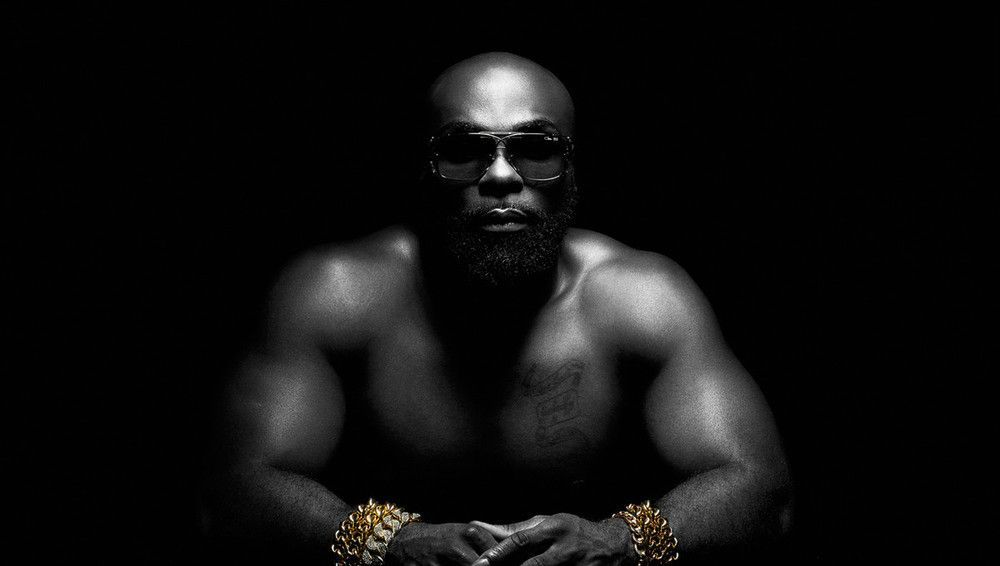
#> input picture Images/or_noir.jpg, 1000 x 566 px
$ python Compress_FQ_Q_diff.py
#> lines starting #> are read from the running program, lines starting #| are printed output that depends on the picture
import numpy as np
import matplotlib.pyplot as plt
import math
import matplotlib.image as mpimg

def initialisation_image(image_path):
#> called with image_path = 'Images/or_noir.jpg'
    img = mpimg.imread(image_path)
#> img is the input picture: shape (566, 1000, 3); mean R, G, B 15.6, 15.5, 15.3
    if len(img.shape) == 2 or img.shape[2] < 3:
        raise ValueError("L'image doit contenir trois canaux de couleur (RGB).")
    if img.dtype != np.uint8:
        img = (img*255)
    else :
        img = (img/np.max(img))*255
    img = np.array(img, dtype=int)
    nrows, ncols, _ = img.shape
#> nrows = 566; ncols = 1000
    nrows -= nrows % 8
#> nrows = 560
    ncols -= ncols % 8
    img = img[:nrows, :ncols, :]
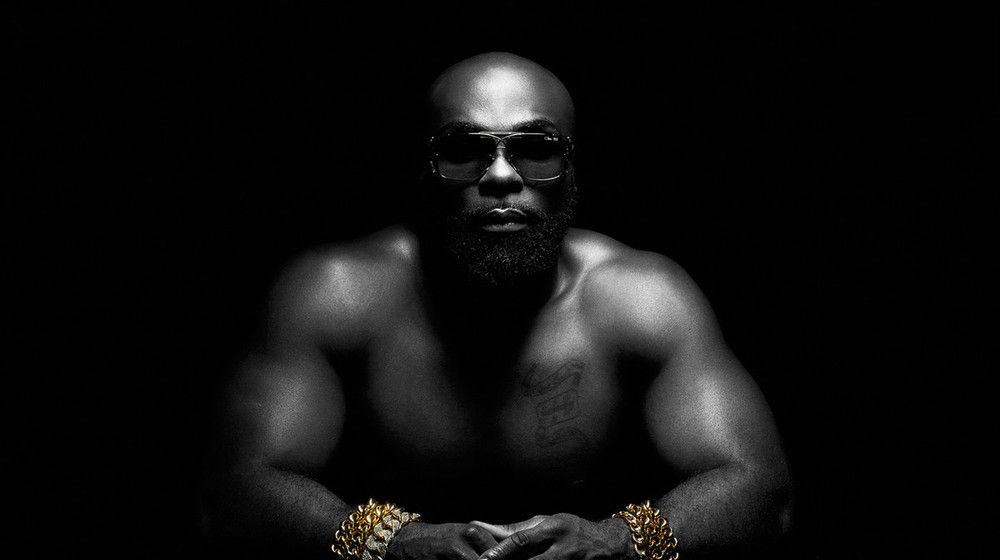
#> img: shape (560, 1000, 3) int64; mean R, G, B 15.7, 15.6, 15.4
    img = img - 128
    return img, nrows, ncols

def create_dct_matrix(n=8):
    P = np.zeros((n, n))
    for k in range(n):
        for i in range(n):
            if k == 0:
                P[k, i] = 1 / math.sqrt(n)
            else:
                P[k, i] = math.sqrt(2 / n) * math.cos((2 * i + 1) * k * math.pi / (2 * n))
    return P

def compress_image(img, P, Q, filtre, n=8):
    nrows, ncols, _ = img.shape
    compressed = np.zeros_like(img)
    for c in range(3):
        for i in range(0, nrows, n):
            for j in range(0, ncols, n):
                block = img[i:i+n, j:j+n, c]
                D = np.dot(P, np.dot(block, P.T))
                temp = np.zeros((n, n))
                for m in range(min(filtre, n)):
                    for l in range(min(filtre, n) - m):
                        temp[m, l] = D[m, l]
                compressed_block = np.round(temp / Q)
                compressed[i:i+n, j:j+n, c] = compressed_block
    return compressed

def decompress_image(compressed, P, Q, n=8):
    nrows, ncols, _ = compressed.shape
    decompressed = np.zeros_like(compressed)
    for c in range(3):
        for i in range(0, nrows, n):
            for j in range(0, ncols, n):
                block = compressed[i:i+n, j:j+n, c]
                D_tilde = block * Q
                M_tilde = np.dot(P.T, np.dot(D_tilde, P))
                decompressed[i:i+n, j:j+n, c] = M_tilde
    decompressed = np.clip(decompressed + 128, 0, 255)
    return decompressed

def calculate_compression_rate(compressed, nrows, ncols):
    number = np.count_nonzero(compressed)
    return 100 - (round(number / (nrows * ncols * 3) * 100))

def calculate_frobenius_norm(image_start, image_end):
    norme = np.linalg.norm((image_start - image_end), ord=2)
    return norme / np.linalg.norm(image_start)

def calculate_image_size(img):
    """
    Calcule la taille mémoire de l'image en octets, kilooctets et mégaoctets.
    """
    image_size_bytes = img.size * img.itemsize
    image_size_kb = image_size_bytes / 1024
    image_size_mb = image_size_kb / 1024
    return image_size_bytes, image_size_kb, image_size_mb

def display_images(original, decompressed_images, compression_rates, q_labels):
    # Affichage des images décompressées avec l'image originale
    plt.figure(figsize=(20, 10))

    # Image originale
    plt.subplot(2, 3, 1)
    plt.title("Image originale")
    plt.imshow(original + 128)

    # Images décompressées
    for idx, (decompressed, compression_rate) in enumerate(zip(decompressed_images, compression_rates)):
        plt.subplot(2, 3, idx + 2)
        plt.title(f"Compressée {q_labels[idx]}")
        plt.imshow(decompressed)
        # Ajout du taux de compression en dessous de l'image
        plt.text(0.5, -0.15, f"compression : {compression_rate}%", ha='center', va='center', transform=plt.gca().transAxes)

    plt.tight_layout()
    plt.show()

def main():
    image_path = "Images/or_noir.jpg"
    img, nrows, ncols = initialisation_image(image_path)
#> nrows = 560; ncols = 1000

    P = create_dct_matrix()
    filtre = 2

    Q_classique = np.array([[16, 11, 10, 16, 24, 40, 51, 61],
                  [12, 12, 13, 19, 26, 58, 60, 55],
                  [14, 13, 16, 24, 40, 57, 69, 56],
                  [14, 17, 22, 29, 51, 87, 80, 62],
                  [18, 22, 37, 56, 68, 109, 103, 77],
                  [24, 35, 55, 64, 81, 104, 113, 92],
                  [49, 64, 78, 87, 103, 121, 120, 101],
                  [72, 92, 95, 98, 112, 100, 103, 99]])

    Q_aggressif = np.array([[32, 24, 20, 32, 48, 80, 102, 124],
                    [24, 24, 28, 38, 52, 116, 120, 110],
                    [28, 26, 32, 48, 80, 114, 138, 112],
                    [28, 34, 44, 58, 102, 174, 160, 124],
                    [36, 44, 74, 112, 136, 218, 206, 154],
                    [48, 70, 110, 128, 162, 208, 226, 184],
                    [98, 128, 156, 174, 206, 242, 240, 202],
                    [144, 184, 190, 196, 224, 200, 206, 198]
                    ])

    Q_faible = np.array([[8, 6, 5, 8, 12, 20, 25, 30],
                    [6, 6, 7, 10, 13, 29, 30, 27],
                    [7, 6, 8, 12, 20, 28, 34, 28],
                    [7, 8, 11, 14, 25, 43, 40, 31],
                    [9, 11, 19, 28, 34, 54, 51, 38],
                    [12, 18, 28, 32, 41, 52, 56, 46],
                    [24, 32, 39, 43, 51, 60, 60, 50],
                    [36, 46, 48, 49, 56, 50, 51, 49]
                    ])

    Q_extreme = np.array([
                    [80, 80, 80, 80, 80, 80, 80, 80],
                    [80, 90, 90, 90, 90, 90, 90, 90],
                    [80, 90, 100, 100, 100, 100, 100, 100],
                    [80, 90, 100, 110, 110, 110, 110, 110],
                    [80, 90, 100, 110, 120, 120, 120, 120],
                    [80, 90, 100, 110, 120, 130, 130, 130],
                    [80, 90, 100, 110, 120, 130, 140, 140],
                    [80, 90, 100, 110, 120, 130, 140, 150]
                    ])

    Q_max = Q_extreme * 10

    les_gros_q = [Q_faible, Q_classique, Q_aggressif, Q_extreme, Q_max]
    q_labels = ["faible", "classique", "aggressif", "extrême", "max"]

    decompressed_images = []
    compression_rates = []

    for Q in les_gros_q:
        compressed = compress_image(img, P, Q, filtre)
        compression_rate = calculate_compression_rate(compressed, nrows, ncols)
        decompressed = decompress_image(compressed, P, Q)
        decompressed_images.append(decompressed)
        compression_rates.append(compression_rate)
#> this loop made 5 passes
#> (number in calculate_compression_rate, compression_rate) on passes 1 to 5: (42863, 97), (38128, 98), (35987, 98), (30305, 98), (24814, 99)
#> pass 1, in main, `compressed = compress_image(img, P, Q, filtre)`:
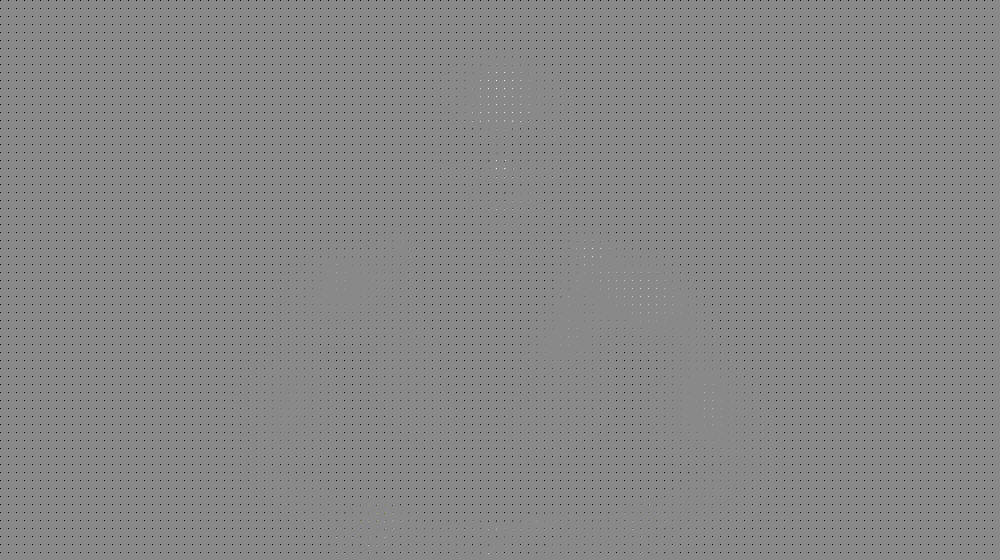
#> compressed: shape (560, 1000, 3) int64; mean R, G, B -1.8, -1.8, -1.8; drawn with min black and max white
#> after the loop, compression_rates = [97, 98, 98, 98, 99]; decompressed_images = 5 items

    display_images(img, decompressed_images, compression_rates, q_labels)
#> the loop in display_images, `for idx, (decompressed, compression_rate) in enumerate(zip(decompresse..` made 5 passes
#> compression_rate on passes 1 to 5: 97, 98, 98, 98, 99
#> in display_images, `plt.show()`:
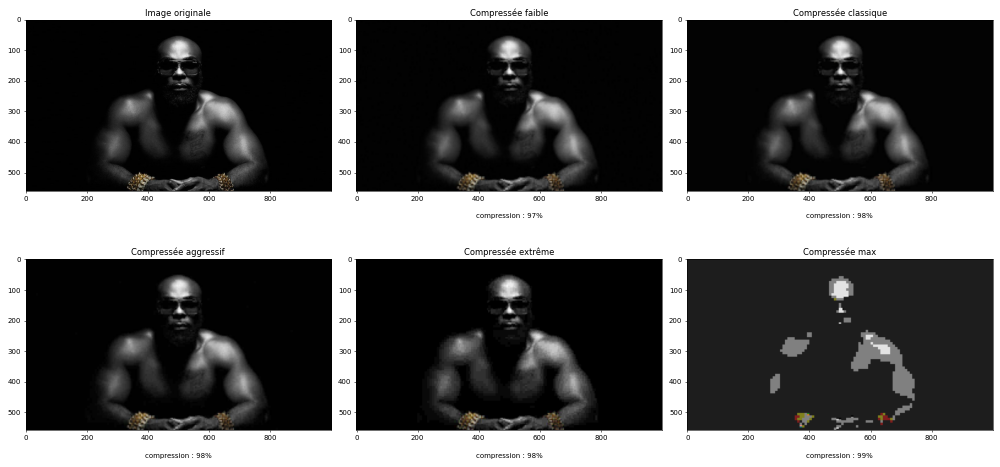
#> figure drawn by matplotlib, 6 panels

if __name__ == "__main__":
    main()
